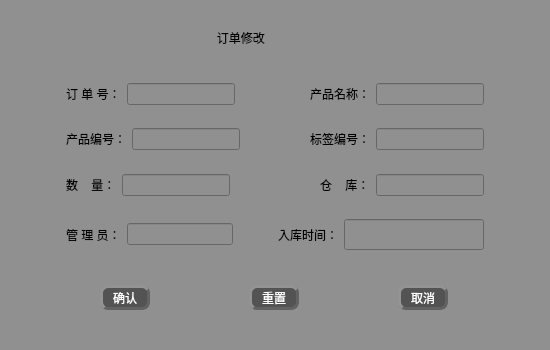
<?xml version="1.0" encoding="UTF-8"?>
<ui version="4.0">
 <class>storage_modify2</class>
 <widget class="QWidget" name="storage_modify2">
  <property name="geometry">
   <rect>
    <x>0</x>
    <y>0</y>
    <width>550</width>
    <height>350</height>
   </rect>
  </property>
  <property name="minimumSize">
   <size>
    <width>550</width>
    <height>0</height>
   </size>
  </property>
  <property name="maximumSize">
   <size>
    <width>550</width>
    <height>350</height>
   </size>
  </property>
  <property name="windowTitle">
   <string>Form</string>
  </property>
  <property name="windowIcon">
   <iconset>
    <normalon>:/qt 图标/修改.png</normalon>
   </iconset>
  </property>
  <property name="styleSheet">
   <string notr="true">font: 75 12pt &quot;楷体&quot;;
background-color: rgb(144, 144, 144);
color:rgb(0, 0, 0)</string>
  </property>
  <layout class="QGridLayout" name="gridLayout">
   <item row="4" column="1" colspan="3">
    <layout class="QVBoxLayout" name="verticalLayout_3">
     <item>
      <layout class="QHBoxLayout" name="horizontalLayout_11">
       <item>
        <widget class="QLabel" name="label_1">
         <property name="text">
          <string>订 单 号：</string>
         </property>
        </widget>
       </item>
       <item>
        <widget class="QLineEdit" name="lineEdit1">
         <property name="enabled">
          <bool>true</bool>
         </property>
         <property name="readOnly">
          <bool>true</bool>
         </property>
         <property name="clearButtonEnabled">
          <bool>false</bool>
         </property>
        </widget>
       </item>
       <item>
        <spacer name="horizontalSpacer_9">
         <property name="orientation">
          <enum>Qt::Horizontal</enum>
         </property>
         <property name="sizeHint" stdset="0">
          <size>
           <width>40</width>
           <height>20</height>
          </size>
         </property>
        </spacer>
       </item>
       <item>
        <widget class="QLabel" name="label_2">
         <property name="text">
          <string>产品名称：</string>
         </property>
        </widget>
       </item>
       <item>
        <widget class="QLineEdit" name="lineEdit2"/>
       </item>
      </layout>
     </item>
     <item>
      <spacer name="verticalSpacer_4">
       <property name="orientation">
        <enum>Qt::Vertical</enum>
       </property>
       <property name="sizeHint" stdset="0">
        <size>
         <width>20</width>
         <height>18</height>
        </size>
       </property>
      </spacer>
     </item>
     <item>
      <layout class="QHBoxLayout" name="horizontalLayout_12">
       <item>
        <widget class="QLabel" name="label_3">
         <property name="text">
          <string>产品编号：</string>
         </property>
        </widget>
       </item>
       <item>
        <widget class="QLineEdit" name="lineEdit3"/>
       </item>
       <item>
        <spacer name="horizontalSpacer_10">
         <property name="orientation">
          <enum>Qt::Horizontal</enum>
         </property>
         <property name="sizeHint" stdset="0">
          <size>
           <width>40</width>
           <height>20</height>
          </size>
         </property>
        </spacer>
       </item>
       <item>
        <widget class="QLabel" name="label_4">
         <property name="text">
          <string>标签编号：</string>
         </property>
        </widget>
       </item>
       <item>
        <widget class="QLineEdit" name="lineEdit4"/>
       </item>
      </layout>
     </item>
     <item>
      <spacer name="verticalSpacer_8">
       <property name="orientation">
        <enum>Qt::Vertical</enum>
       </property>
       <property name="sizeHint" stdset="0">
        <size>
         <width>20</width>
         <height>18</height>
        </size>
       </property>
      </spacer>
     </item>
     <item>
      <layout class="QHBoxLayout" name="horizontalLayout_13">
       <item>
        <widget class="QLabel" name="label_5">
         <property name="text">
          <string>数    量：</string>
         </property>
        </widget>
       </item>
       <item>
        <widget class="QLineEdit" name="lineEdit5"/>
       </item>
       <item>
        <spacer name="horizontalSpacer_15">
         <property name="orientation">
          <enum>Qt::Horizontal</enum>
         </property>
         <property name="sizeHint" stdset="0">
          <size>
           <width>40</width>
           <height>20</height>
          </size>
         </property>
        </spacer>
       </item>
       <item>
        <widget class="QLabel" name="label_6">
         <property name="text">
          <string>仓    库：</string>
         </property>
        </widget>
       </item>
       <item>
        <widget class="QLineEdit" name="lineEdit6"/>
       </item>
      </layout>
     </item>
     <item>
      <spacer name="verticalSpacer_9">
       <property name="orientation">
        <enum>Qt::Vertical</enum>
       </property>
       <property name="sizeHint" stdset="0">
        <size>
         <width>20</width>
         <height>18</height>
        </size>
       </property>
      </spacer>
     </item>
     <item>
      <layout class="QHBoxLayout" name="horizontalLayout_14">
       <item>
        <widget class="QLabel" name="label_7">
         <property name="text">
          <string>管 理 员：</string>
         </property>
        </widget>
       </item>
       <item>
        <widget class="QLineEdit" name="lineEdit7"/>
       </item>
       <item>
        <spacer name="horizontalSpacer_16">
         <property name="orientation">
          <enum>Qt::Horizontal</enum>
         </property>
         <property name="sizeHint" stdset="0">
          <size>
           <width>40</width>
           <height>20</height>
          </size>
         </property>
        </spacer>
       </item>
       <item>
        <widget class="QLabel" name="label_8">
         <property name="text">
          <string>入库时间：</string>
         </property>
        </widget>
       </item>
       <item>
        <widget class="QLineEdit" name="lineEdit8">
         <property name="enabled">
          <bool>true</bool>
         </property>
         <property name="font">
          <font>
           <family>楷体</family>
           <pointsize>12</pointsize>
           <weight>9</weight>
           <italic>false</italic>
           <bold>false</bold>
          </font>
         </property>
         <property name="layoutDirection">
          <enum>Qt::RightToLeft</enum>
         </property>
         <property name="readOnly">
          <bool>true</bool>
         </property>
        </widget>
       </item>
      </layout>
     </item>
    </layout>
   </item>
   <item row="4" column="4">
    <spacer name="horizontalSpacer_18">
     <property name="orientation">
      <enum>Qt::Horizontal</enum>
     </property>
     <property name="sizeHint" stdset="0">
      <size>
       <width>50</width>
       <height>20</height>
      </size>
     </property>
    </spacer>
   </item>
   <item row="5" column="2">
    <spacer name="verticalSpacer_12">
     <property name="orientation">
      <enum>Qt::Vertical</enum>
     </property>
     <property name="sizeHint" stdset="0">
      <size>
       <width>20</width>
       <height>30</height>
      </size>
     </property>
    </spacer>
   </item>
   <item row="4" column="0">
    <spacer name="horizontalSpacer_17">
     <property name="orientation">
      <enum>Qt::Horizontal</enum>
     </property>
     <property name="sizeHint" stdset="0">
      <size>
       <width>50</width>
       <height>20</height>
      </size>
     </property>
    </spacer>
   </item>
   <item row="0" column="2">
    <spacer name="verticalSpacer_11">
     <property name="orientation">
      <enum>Qt::Vertical</enum>
     </property>
     <property name="sizeHint" stdset="0">
      <size>
       <width>20</width>
       <height>20</height>
      </size>
     </property>
    </spacer>
   </item>
   <item row="3" column="2">
    <spacer name="verticalSpacer_10">
     <property name="orientation">
      <enum>Qt::Vertical</enum>
     </property>
     <property name="sizeHint" stdset="0">
      <size>
       <width>20</width>
       <height>31</height>
      </size>
     </property>
    </spacer>
   </item>
   <item row="7" column="2">
    <spacer name="verticalSpacer_13">
     <property name="orientation">
      <enum>Qt::Vertical</enum>
     </property>
     <property name="sizeHint" stdset="0">
      <size>
       <width>20</width>
       <height>31</height>
      </size>
     </property>
    </spacer>
   </item>
   <item row="6" column="0" colspan="5">
    <layout class="QHBoxLayout" name="horizontalLayout_15">
     <property name="spacing">
      <number>10</number>
     </property>
     <property name="sizeConstraint">
      <enum>QLayout::SetDefaultConstraint</enum>
     </property>
     <item>
      <widget class="QPushButton" name="pushButton">
       <property name="minimumSize">
        <size>
         <width>50</width>
         <height>25</height>
        </size>
       </property>
       <property name="maximumSize">
        <size>
         <width>50</width>
         <height>25</height>
        </size>
       </property>
       <property name="styleSheet">
        <string notr="true">QPushButton{
font: 75 11pt &quot;微软雅黑&quot;;
color:rgb(255, 255, 255);
background-color: rgb(83, 83, 83);
border-radius: 8px;
border: 3px groove rgb(98, 98, 98);
border-style: outset;
}
QPushButton:pressed{
border-style: inset;
}
QPushButton:hover{
background-color:rgb(0, 0, 0);
}

</string>
       </property>
       <property name="text">
        <string>确认</string>
       </property>
      </widget>
     </item>
     <item>
      <widget class="QPushButton" name="pushButton_2">
       <property name="minimumSize">
        <size>
         <width>50</width>
         <height>25</height>
        </size>
       </property>
       <property name="maximumSize">
        <size>
         <width>50</width>
         <height>25</height>
        </size>
       </property>
       <property name="styleSheet">
        <string notr="true">QPushButton{
font: 75 11pt &quot;微软雅黑&quot;;
color:rgb(255, 255, 255);
background-color: rgb(83, 83, 83);
border-radius: 8px;
border: 3px groove rgb(98, 98, 98);
border-style: outset;
}
QPushButton:pressed{
border-style: inset;
}
QPushButton:hover{
background-color:rgb(0, 0, 0);
}

</string>
       </property>
       <property name="text">
        <string>重置</string>
       </property>
      </widget>
     </item>
     <item>
      <widget class="QPushButton" name="pushButton_3">
       <property name="minimumSize">
        <size>
         <width>50</width>
         <height>25</height>
        </size>
       </property>
       <property name="maximumSize">
        <size>
         <width>50</width>
         <height>25</height>
        </size>
       </property>
       <property name="styleSheet">
        <string notr="true">QPushButton{
font: 75 11pt &quot;微软雅黑&quot;;
color:rgb(255, 255, 255);
background-color: rgb(83, 83, 83);
border-radius: 8px;
border: 3px groove rgb(98, 98, 98);
border-style: outset;
}
QPushButton:pressed{
border-style: inset;
}
QPushButton:hover{
background-color:rgb(0, 0, 0);
}

</string>
       </property>
       <property name="text">
        <string>取消</string>
       </property>
      </widget>
     </item>
    </layout>
   </item>
   <item row="1" column="2">
    <widget class="QLabel" name="label">
     <property name="styleSheet">
      <string notr="true">font: 75 14pt &quot;楷体&quot;;</string>
     </property>
     <property name="text">
      <string>   订单修改</string>
     </property>
    </widget>
   </item>
  </layout>
  <zorder>horizontalSpacer_17</zorder>
  <zorder>horizontalSpacer_18</zorder>
  <zorder>verticalSpacer_10</zorder>
  <zorder>verticalSpacer_11</zorder>
  <zorder>verticalSpacer_12</zorder>
  <zorder>verticalSpacer_13</zorder>
  <zorder></zorder>
  <zorder>label</zorder>
 </widget>
 <resources/>
 <connections/>
</ui>
